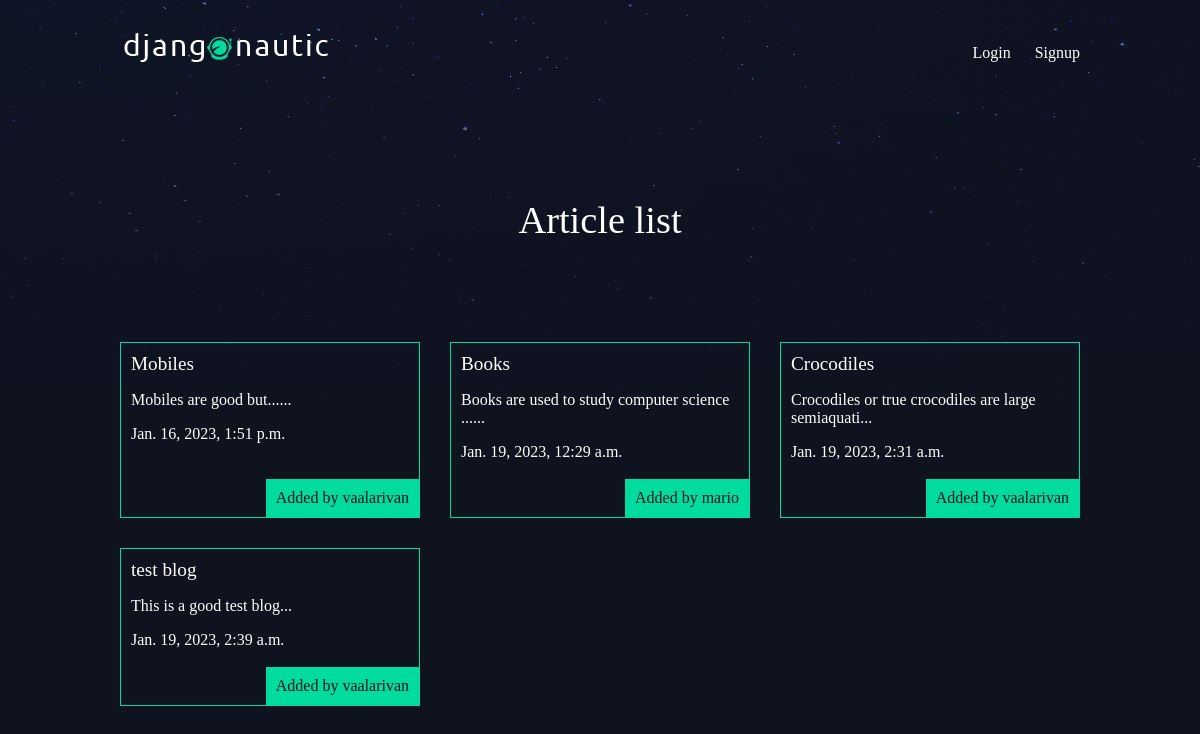
The app's page /articles/ with its own data.
### articles/models.py (models this page shows, shortened)
class Article(models.Model):
    title = models.CharField(max_length=100)
    slug = models.SlugField()
    body = models.TextField()
    date = models.DateTimeField(auto_now_add=True)
    thumbnail = models.ImageField(blank=True, default='default.png')
    author = models.ForeignKey(User, default=None, on_delete=models.CASCADE)
    def snippet(self):
        return self.body[:50] + "..."

### articles/views.py (the view)
# urls.py: path('', article_views.article_list, name='home'),
def article_list(request):
    articles = Article.objects.all().order_by('date')
    return render(request, 'articles/article_list.html', {
        'articles': articles
    })

### articles/templates/articles/article_list.html
{% extends 'base_layout.html' %}
{% block content %}
    <h1>Article list</h1>
    <div class="articles">
        {% for article in articles %}
        <div class="article">
            <h2><a href="{% url 'articles:detail' slug=article.slug %}">{{article.title}}</a></h2>
            <p>{{article.snippet}}</p>
            <p>{{article.date}}</p>
            <p class="author">Added by {{ article.author.username }}</p>
        </div>
        {% endfor %}
    </div>
{% endblock %}

### templates/base_layout.html (shortened to what this page needs)
{% load static %}
<!DOCTYPE html>
<html lang="en">
<head>
    <link rel="stylesheet" href="{% static 'styles.css' %}">
</head>
<body>
    <header class="wrapper">
        <a href="{% url 'home' %}"><img src="{% static 'logo.png' %}" alt=""></a>
        <nav>
            <ul>
                {% if user.is_authenticated %}
                <li>
                    <form action="{% url 'accounts:logout' %}" class="logout-link" method="post">
                        {% csrf_token %}
                        <button type="submit">Logout</button>
                    </form>
                </li>
                <li><a href="{% url 'articles:create' %}" class="highlight">Create article</a></li>
                {% else %}
                <li><a href="{% url 'accounts:login' %}">Login</a></li>
                <li><a href="{% url 'accounts:signup' %}">Signup</a></li>
            {% endif %}
            </ul>
        </nav>
        </header>
    <div class="wrapper">
        {% block content %}
        {% endblock %}
    </div>
</body>
</html>

### assets/styles.css (style rules this page uses)
body { background-color: #0f121f; background-image: url(stars.png); background-repeat: no-repeat; color: #fff; }
body * { font-family: Ubuntu; }
h1, h2, h3, h4, h5 { font-weight: normal; margin: 0; }
a, a:hover, a:visited { color: #fff; text-decoration: none; }
.wrapper { max-width: 960px; margin: 0 auto }
div.wrapper h1 { text-align: center; margin: 100px auto; font-size: 2.4em }
header { display: grid; grid-template-columns: 1fr 1fr; padding: 20px 0 }
nav { justify-self: end }
nav li { display: inline-block; margin-left: 20px }
.articles { display: grid; grid-template-columns: 1fr 1fr 1fr; grid-gap: 30px }
.article { padding: 10px; border: 1px solid #00dba0; position: relative; padding-bottom: 40px }
.article h2 { font-size: 1.2em }
.article .author { padding: 10px; background: #00dba0; position: absolute; bottom: 0; right: 0; margin: 0; color: #0f121f; }

### records on screen
Article: title "Mobiles", snippet "Mobiles are good but......", date "Jan. 16, 2023, 1:51 p.m.", author.username "vaalarivan"
Article: title "Books", snippet "Books are used to study computer science ......", date "Jan. 19, 2023, 12:29 a.m.", author.username "mario"
Article: title "Crocodiles", snippet "Crocodiles or true crocodiles are large semiaquati...", date "Jan. 19, 2023, 2:31 a.m.", author.username "vaalarivan"
Article: title "test blog", snippet "This is a good test blog...", date "Jan. 19, 2023, 2:39 a.m.", author.username "vaalarivan"
